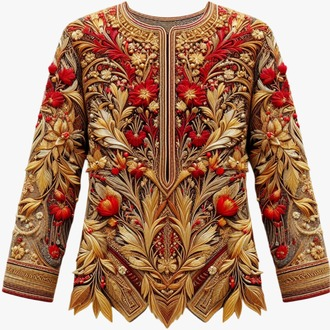
#> input picture Images/new1.jpg, 330 x 330 px
$ python resize.py
#> lines starting #> are read from the running program, lines starting #| are printed output that depends on the picture
# [45 lines of commented-out code are left out]


from PIL import Image
img=Image.open('Images/new1.jpg')
#> img is the input picture: PIL image 330x330 RGB; mean R, G, B 173, 133.7, 111
print(img.width,img.height)
#| 330 330
img.show()
img=img.resize((int(img.width*2),int(img.height*2)),resample=Image.LANCZOS)
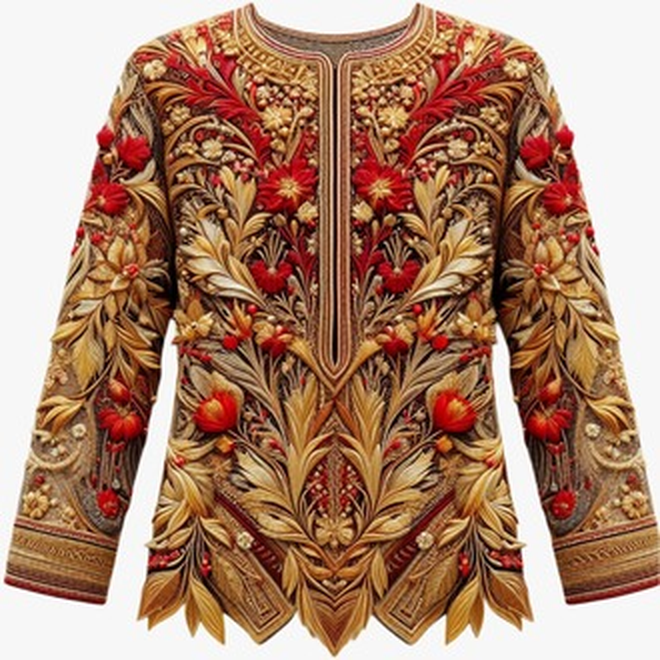
#> img: PIL image 660x660 RGB; mean R, G, B 173, 133.7, 111.2
print(img.width,img.height)
#| 660 660
img.show()
